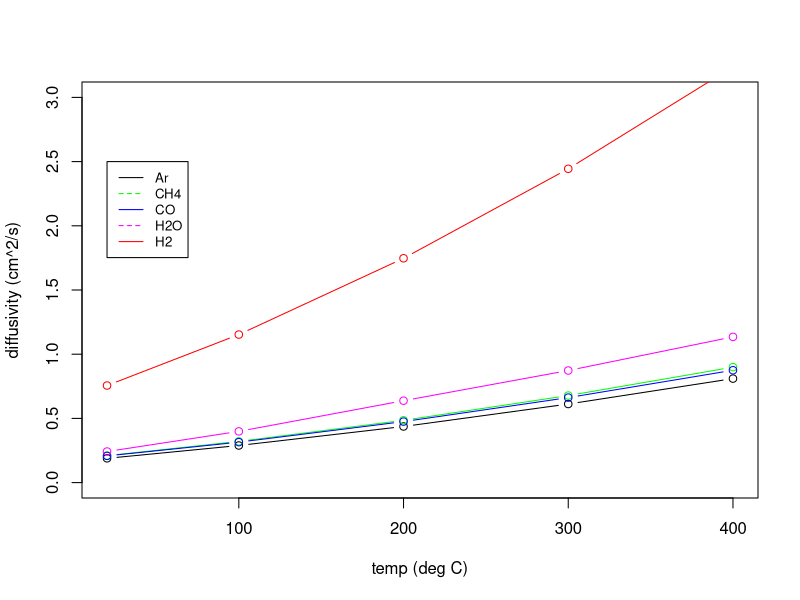

Source code (R):
# get dataframe into desired form
# (https://www.engineeringtoolbox.com/air-diffusion-coefficient-gas-mixture-temperature-d_2010.html)
dat <- read.table("diffusion.dat")
dat <- t(dat)
cnames <-
  dat[1, ] # save molecular formula to be used as column names
dat <- matrix(as.double(dat), ncol = 8)

# clean data
dat <- dat[, -8]  # remove SF6
cnames <- cnames[-8] # remove SF6 from cnames
dat <- dat[-1, ]   # remove first row
dat <- dat[-1, ]  # remove 0 degree data since some missing

# label dataframe
temp <- c(20, 100, 200, 300, 400) # create vector to hold temp values
colnames(dat) <- cnames
rownames(dat) <- temp
# swap co2 and h2o columns
dat <- dat[, c("Ar", "CH4", "CO", "H2O", "H2", "CO2", "He")]

# plot diffusion constant versus temp for each species
ar <- dat[, "Ar"]
ch4 <- dat[, "CH4"]
co <- dat[, "CO"]
h2o <- dat[, "H2O"]
h2 <- dat[, "H2"]

plot(
  temp,
  ar,
  type = "b",
  ylab = "diffusivity (cm^2/s)",
  xlab = "temp (deg C)",
  ylim = c(0, 3),
  xlim = c(20, 400)
)
points(temp, ch4, type = "b", col = "green")
points(temp, co, type = "b", col = "blue")
points(temp, h2o, type = "b", col = "magenta")
points(temp, h2, type = "b", col = "red")
# Add a legend
legend(
  20,
  2.5,
  legend = c("Ar", "CH4", "CO", "H2O", "H2"),
  col = c("black", "green", "blue", "magenta", "red"),
  lty = 1:2,
  cex = 0.8
)
dev.copy(jpeg, 'diffusivity_vs_T_training_data.jpg')
dev.off()

# add guessed features to dataframe
# molecular mass, kinetic diameter, polarizability, dipole moment

# regression model yhat = t(x) %*% beta + nu
# x is feature vector

fdat <- matrix(ncol = 4, nrow = 7)
fdat <- data.frame(fdat, row.names = cnames)
colnames(fdat) <- c("MM", "KDiam", "Polar.", "Dipole")
# add molar mass (g/mol)
fdat["MM"] <- c(39.95, 16.04, 28.01, 44.01, 2.02, 18.02, 4.00)
# add kinetic diameter (picometer) (https://en.wikipedia.org/wiki/Kinetic_diameter)
fdat["KDiam"] <- c(340, 380, 376, 330, 289, 265, 260)
# add dipole moment (Debye) (https://cccbdb.nist.gov/diplistx.asp)
fdat["Dipole"] <- c(0, 0, 0.112, 0, 0, 1.855, 0)
# polarizabilities (Angstrom^3)
fdat["Polar."] <- c(1.664, 2.448, 1.953, 2.507, 0.787, 1.501, 0.208)

# perform least squares fit

# check rms of each feature; consider altering to make rms similar size

# regularize rmses
fdat[,"KDiam"]<- fdat[,"KDiam"]*(1/1000)
fdat["MM"] <- fdat["MM"]^(-1/2)

rms <- function(x) sqrt(sum(x*x)/length(x))
# print out rms of features
for(i in 1:4) { 
  res <- rms(fdat[,i])
  print(paste0(colnames(fdat)[i]," = ", res))
}

ls1 <- lsfit(fdat, t(dat), wt = NULL, intercept = TRUE, tolerance = 1e-07)
